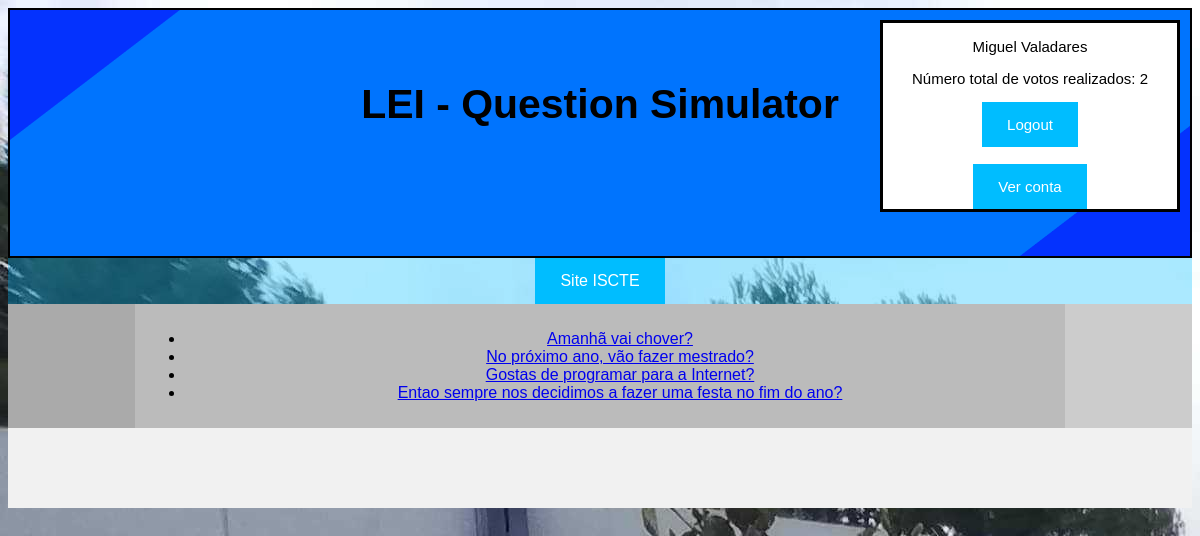
/votacao/ (signed in), run on the app's committed database.
### votacao/models.py (models this page shows, shortened)
class Aluno(models.Model):
    user=models.OneToOneField(User,on_delete=models.CASCADE)
    curso=models.CharField(max_length=100)
    votos = models.IntegerField(default=0)
    foto_perfil = models.CharField(max_length=100, default="")

class Questao(models.Model):
    questao_texto = models.CharField(max_length=200)
    pub_data = models.DateTimeField('data de publicacao')

### votacao/views.py (the view)
# urls.py: path("", views.index, name='index'),
def index(request):
    latest_question_list =Questao.objects.order_by('-pub_data')[:5]
    context = {'latest_question_list': latest_question_list}
    return render(request, 'votacao/index.html',context)

### votacao/templates/votacao/index.html (shortened to what this page needs)
{% load static %}
<link rel="stylesheet" type="text/css"
      href="{% static 'votacao/style.css' %}"/>
<div class="grid-container">
    <header>
        <h3>LEI - Question Simulator</h3>
        <article class="login">
            {% if request.user.is_authenticated %}
            <p>{{request.user.username}}</p>
            {% if not request.user.is_superuser %}
            <p>Número total de votos realizados: {{request.user.aluno.votos}}</p>
            {% endif %}
            <a class="butao" href="{% url 'votacao:logout_view' %}">Logout</a>
            <br><br>
            <a class="butao" href="{% url 'votacao:user_view' %}">Ver conta</a>
            {% else %}
            <p>Utilizador Anónimo</p>
            <a class="butao" href="{% url 'votacao:logar' %}">Login</a>
            {% endif %}
        </article>
    </header>
    <nav>
        {% block nav %}
        <a class="butao" href="https://www.iscte-iul.pt/">Site ISCTE</a>
        {% endblock %}
    </nav>
    <section class="left" style="background-color:#aaa;"></section>
    <section class="middle" style="background-color:#bbb;">
        {% block conteudo %}
            {% if latest_question_list %}
            <ul>
                {% for questao in latest_question_list %}
                <li>
                    <a href="{% url 'votacao:detalhe' questao.id %}">
                        {{ questao.questao_texto }}
                    </a>
                </li>
                {% endfor %}
            </ul>
            {% else %}
            <p>Nao ha questoes disponiveis.</p>
            {% endif %}
        {% endblock %}
    </section>
    <section class="right" style="background-color:#ccc;"></section>
    <footer>
    </footer>
</div>

### votacao/static/votacao/style.css (style rules this page uses)
* { box-sizing: border-box; }
header { grid-area: header; background-color: #f1f1f1; padding: 30px; text-align: center; font-size: 35px; border: 2px solid black; background-image: url("../images/header-background.png"); background-size: 100% 100%; background-repeat: no-repeat; height: 250px; }
nav { grid-area: nav; text-align: center; background-color: rgba(0, 189, 255, 0.33); }
.grid-container { display: grid; grid-template-areas: 'header header header header header header' 'nav nav nav nav nav nav' 'left middle middle middle middle right' 'footer footer footer footer footer footer'; }
section { padding: 10px; }
section.left { grid-area: left; }
section.middle { text-align: center; grid-area: middle; }
section.right { grid-area: right; }
footer { grid-area: footer; background-color: #f1f1f1; padding: 40px; text-align: center; }
article.login { background-color: rgb(255, 255, 255); position: absolute; top: 20px; right: 20px; width: 300px; border-style: solid; font-size: 15px; }
a.butao:link, a:visited { background-color: rgb(0, 189, 255); color: white; padding: 14px 25px; text-align: center; text-decoration: none; display: inline-block; }

### data on the page
Questao: questao_texto "Amanhã vai chover?"
Questao: questao_texto "No próximo ano, vão fazer mestrado?"
Questao: questao_texto "Gostas de programar para a Internet?"
Questao: questao_texto "Entao sempre nos decidimos a fazer uma festa no fim do ano?"

### other printed values
{{ request.user.username }} "Miguel Valadares"
{{ request.user.aluno.votos }} "2"
